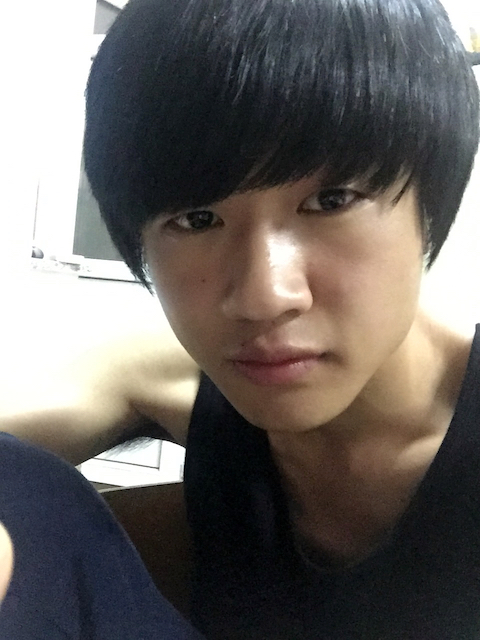
#> input picture 1.jpg, 480 x 640 px
$ python find_in_image.py 1.jpg   (older library calls are emulated)
#> lines starting #> are read from the running program, lines starting #| are printed output that depends on the picture; after the words box and inside, x2 and y2 are one past the last pixel; in counts of white or black regions, pixels touching at a corner belong together
# coding:utf-8
# 静态图像中的人脸检测(包含眼检测)
# Author: Jiahui Tang

import cv2
import sys

imagePath = sys.argv[1]

def detect():
	faceCascade = cv2.CascadeClassifier("databases/haarcascade_frontalface_default.xml")
	eyeCascade = cv2.CascadeClassifier("databases/haarcascade_eye.xml")

	image = cv2.imread(imagePath)
#> image is the input picture: shape (640, 480, 3); mean B, G, R 98.7, 101.7, 106.4
	gray = cv2.cvtColor(image, cv2.COLOR_BGR2GRAY)
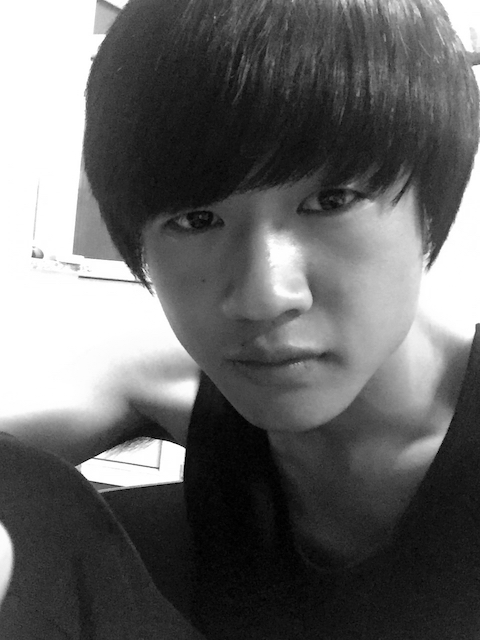
#> gray: shape (640, 480); min 0, max 255, mean 102.8

	faces = faceCascade.detectMultiScale(
		gray,
		scaleFactor = 1.01,
		minNeighbors = 7,
		minSize = (30,30),
		flags = cv2.cv.CV_HAAR_SCALE_IMAGE
	)
#> faces = [[109, 97, 338, 338]]

	for (x,y,w,h) in faces:
		cv2.rectangle(image, (x,y), (x+w,y+h), (255,0,0), 2)
#> this loop made 1 pass
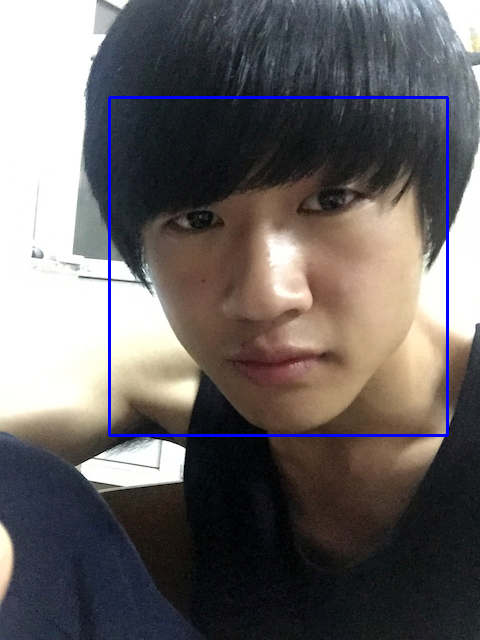
#> image: shape (640, 480, 3); 1.32% of pixels changed, all inside (x1, y1, x2, y2) = (108, 96, 449, 437)

		#roi_gray = gray[y:y+h, x:x+w]


	eyes = eyeCascade.detectMultiScale(gray, 1.15, 6, 0, (10,10))
#> eyes = [[297, 174, 54, 54], [173, 196, 50, 50]]

	for (ex,ey,ew,eh) in eyes:
		cv2.rectangle(image, (ex,ey), (ex+ew,ey+eh), (0,255,0), 2)
#> this loop made 2 passes
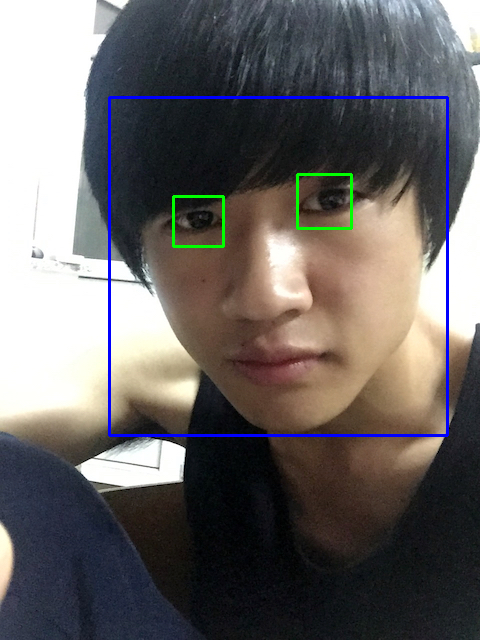
#> image: shape (640, 480, 3); 0.4% of pixels changed, all inside (x1, y1, x2, y2) = (172, 173, 353, 248)

	cv2.imshow("Found faces and eyes", image)
	cv2.imwrite("eyes.jpg", image)
	cv2.waitKey(0)
	#camera.release()
	cv2.destroyAllWindows()

if __name__ == "__main__":
	detect()
